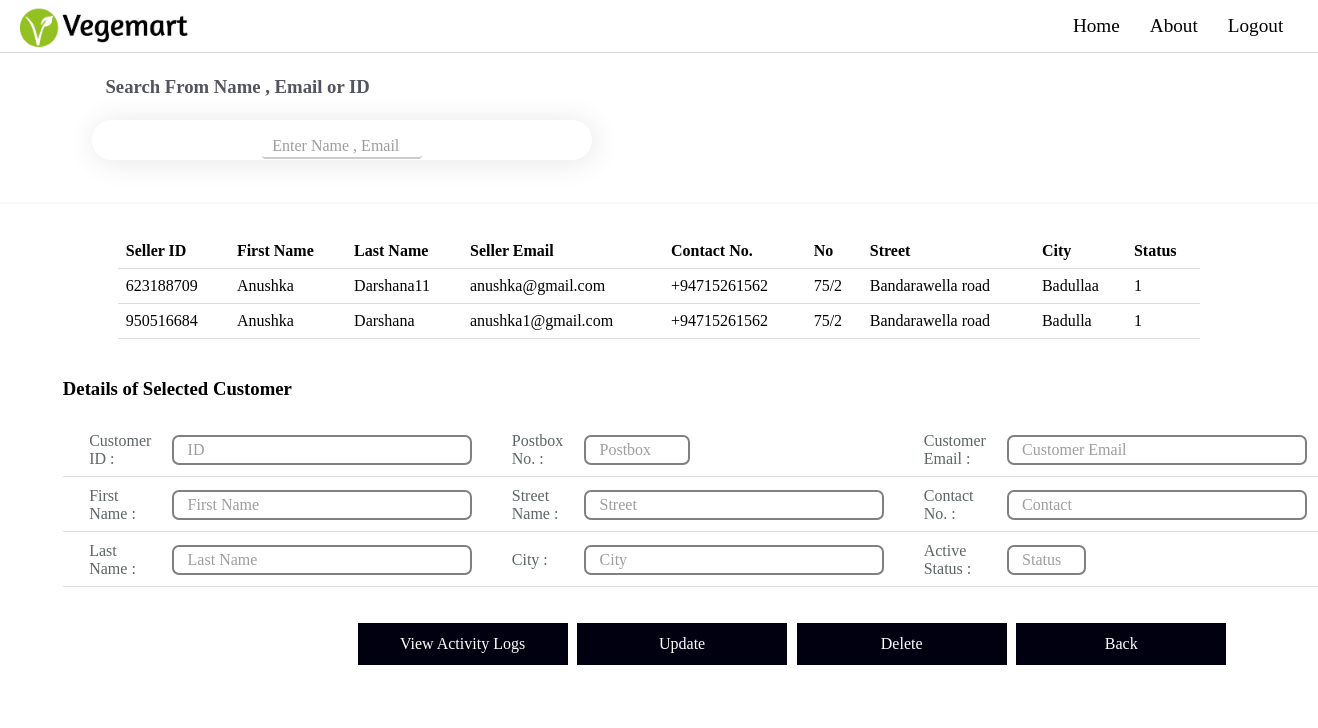
Screenshot of /public/admin/customer_view.php with the database file from the repository.
### tables this page shows
CREATE TABLE `users` (
  `id` int(10) NOT NULL,
  `email` varchar(50) NOT NULL,
  `password` varchar(60) NOT NULL,
  `userType` varchar(50) NOT NULL,
  `active_status` int(11) NOT NULL
);

CREATE TABLE `client` (
  `id` int(10) NOT NULL,
  `fName` varchar(50) NOT NULL,
  `lName` varchar(50) NOT NULL,
  `phoneNum` varchar(12) NOT NULL,
  `address1` varchar(20) NOT NULL,
  `address2` varchar(50) NOT NULL,
  `city` text NOT NULL,
  `profilePic` text NOT NULL
);

### public/admin/customer_view.php (the view, shortened to what this page needs)
<?php include('../../config/dbconfig.php'); ?>
<html>
    <head>
        <link rel="stylesheet" type="text/css" href="../css/admin1.css">
    </head>
    <body>
        <div>
        <?php include "../includes/admin_nav.php"; ?>
        </div>
        <div class="search-user-container">
            <form name="form-display-selected">
		        <h3>Search From Name , Email or ID</h3>
		        <div class="search-input">
                    <input type="text" id="myInput" onkeyup="myFunctionCustomer()"
                    placeholder="Enter Name , Email or ID"/>
                </div>
                <br/>
            </form>
        </div>
        <div class="row">
            <div class="col-10">
        <table class="user" id="myTable">
            <tr>
                <th>Seller ID</th>
                <th>First Name</th>
                <th>Last Name</th>
                <th>Seller Email</th>
                <th>Contact No.</th>
                <th>No</th>
                <th>Street</th>
                <th>City</th>
                <th>Status</th>
            </tr>
            <?php
                $userType="user";
                $sql ="SELECT * FROM `users` WHERE userType='$userType'";
                $result = mysqli_query($con,$sql);
                while($row = mysqli_fetch_assoc($result)){
                $sellerID=$row['id'];
                $sql_seller ="SELECT * FROM `client` WHERE id='$sellerID'";
                $result_seller = mysqli_query($con,$sql_seller);
                while($row_seller = mysqli_fetch_assoc($result_seller)){
                    echo "
                        <tr>
                            <td>".$row['id']."</td>
                            <td>".$row_seller['fName']."</td>
                            <td>".$row_seller['lName']."</td>
                            <td>".$row['email']."</td>
                            <td>".$row_seller['phoneNum']."</td>
                            <td>".$row_seller['address1']."</td>
                            <td>".$row_seller['address2']."</td>
                            <td>".$row_seller['city']."</td>
                            <td>".$row['active_status']."</td>
                        </tr>";
                    }
                }
            echo "</table>";
            ?>
        </div>
    </div>
         <div class="row">
            <div class="col-11">
         <h3>Details of Selected Customer</h3>
                <div class="update-box">
                    <table>
                        <tr>
                            <th>Customer ID :</th>
                            <td><input class="input-l" type="text" placeholder="ID" id="id" name="id" readonly="true" required></td>
                            <th>Postbox No. :</th>
                            <td><input class="input-m" type="text" placeholder="Postbox" id="postal_number" readonly="true" required></td>
                            <th>Customer Email :</th>
                            <td><input class="input-l" type="text" placeholder="Customer Email" id="email" readonly="true" required></td>
                        </tr>
                        <tr>
                            <th>First Name :</th>
                            <td><input width="50px" class="input-l" type="text" placeholder="First Name" id="fname" readonly="true" required></td>
                            <th>Street Name :</th>
                            <td><input class="input-l" type="text" placeholder="Street" id="street" readonly="true" required></td>
                            <th>Contact No. :</th>
                            <td><input class="input-l" type="text" placeholder="Contact" id="contact_number" readonly="true" required></td>
                        </tr>
                        <tr>
                            <th>Last Name :</th>
                            <td><input width="50px" class="input-l" type="text" placeholder="Last Name" id="lname" readonly="true" required></td>
                            <th>City :</th>
                            <td><input class="input-l" type="text" placeholder="City" id="city" readonly="true" required></td>
                            <th>Active Status :</th>
                            <td><input class="input-s" type="text" id="active_status" placeholder="Status" readonly="true" required></td>
                        </tr>
                    </table>
                </div>
        </div>
        <br/>
        <div>
    <div class="row">
        <div class="col-2"><a href="#" class="button"> View Activity Logs </a></div>
        <div class="col-2"><a href="#" class="button"> Update </a></div>
        <div class="col-2"><a href="#" class="button"> Delete </a></div>
        <div class="col-2"><a href="admin-dash.php" class="button"> Back </a></div>
    </div>
    </body>
</html>

### public/css/admin1.css (style rules this page uses)
html { box-sizing: border-box; }
*, *:before, *:after { box-sizing: inherit; font-family:Candara; }
body { line-height: 1.6; margin: 0; min-height: 90vh; }
[class*="col-"] { float: left; width: 33.3%; margin-bottom: 16px; padding: 0 8px; }
.container::after, .row::after { content: ""; clear: both; display: table; }
.button { border: none; outline: 0; display: inline-block; margin: 20px; padding: 8px; color: white; text-decoration: none; background-color: #001; text-align: center; cursor: pointer; width: 210px; }
.col-2 { width: 16.66%; }
.col-10 { width: 83.33%; }
.col-11 { width: 91.66%; }
table { border-collapse: collapse; width: 100%; }
th, td { padding: 8px; text-align: left; border-bottom: 1px solid #ddd; }
input[type=text], select { width: 100%; padding: 12px 20px; margin: 8px 0; display: inline-block; border: 1px solid #ccc; border-radius: 4px; box-sizing: border-box; }
input { margin: 5px; }
.search-user-container { margin-bottom:30px; display: flex; flex-direction: column; justify-content: left; align-items: left; padding-left: 7vw; border-bottom: 2px solid rgba(0,0,0,0.03); }
.search-user-container h3 { padding-left: 1vw; color:#53545f; }
.search-input { width:500px; background-color: white; border-radius:25px; height: 1.5vh; display: flex; justify-content: center; align-items: center; padding:20px; box-shadow: 2px 2px 30px rgba(0,0,0,0.1); }
.search-input input { width:100%; border: none; outline: none; background-color: transparent; font-size: medium; }
.update-box { font-size: large; }
.update-box .input-s { font-size: medium; color: rgb(129, 129, 182); width: 6vw; border-radius: 7px; border: 2px solid grey; float: center; padding: 0.3vw 1vw 0.3vw 1vw; margin: 3px 5px; }
.update-box .input-l { font-size: medium; color: rgb(129, 129, 182); width: 300px; border-radius: 7px; border: 2px solid grey; float: center; padding: 0.3vw 1vw 0.3vw 1vw; margin: 3px 5px; }
.update-box .input-m { font-size: medium; color: rgb(129, 129, 182); width: 8vw; border-radius: 7px; border: 2px solid grey; float: center; padding: 0.3vw 1vw 0.3vw 1vw; margin: 3px 5px; }
.update-box td { padding-top: 0.75vw; }
.update-box th { color: #5e6566; padding-top: 0.75vw; padding-left: 2vw; align-content: left; text-align: left; font-weight: 400; }
::placeholder { opacity: 0.7; }

### public/css/nav.css (style rules this page uses)
* { box-sizing: border-box; }
body { line-height: 1.6; margin: 0; min-height: 90vh; }
input[type=text] { width: 160px; max-height: 30px; box-sizing: border-box; border-color: transparent; border-bottom: 2px solid #ccc; margin-bottom: 1px; margin-right:0; font-size: 16px; background-color: white; background-image: url('searchicon.png'); background-position: 10px 0px; background-repeat: no-repeat; padding: 12px 20px 5px 10px; -webkit-transition: width 0.4s ease-in-out; transition: width 0.4s ease-in-out; }

### rows the page displays
users: id "623188709", email "anushka@gmail.com", active_status "1"
client: fName "Anushka", lName "Darshana11", phoneNum "+94715261562", address1 "75/2", address2 "Bandarawella road", city "Badullaa"
users: id "950516684", email "anushka1@gmail.com", active_status "1"
client: fName "Anushka", lName "Darshana", phoneNum "+94715261562", address1 "75/2", address2 "Bandarawella road", city "Badulla"
